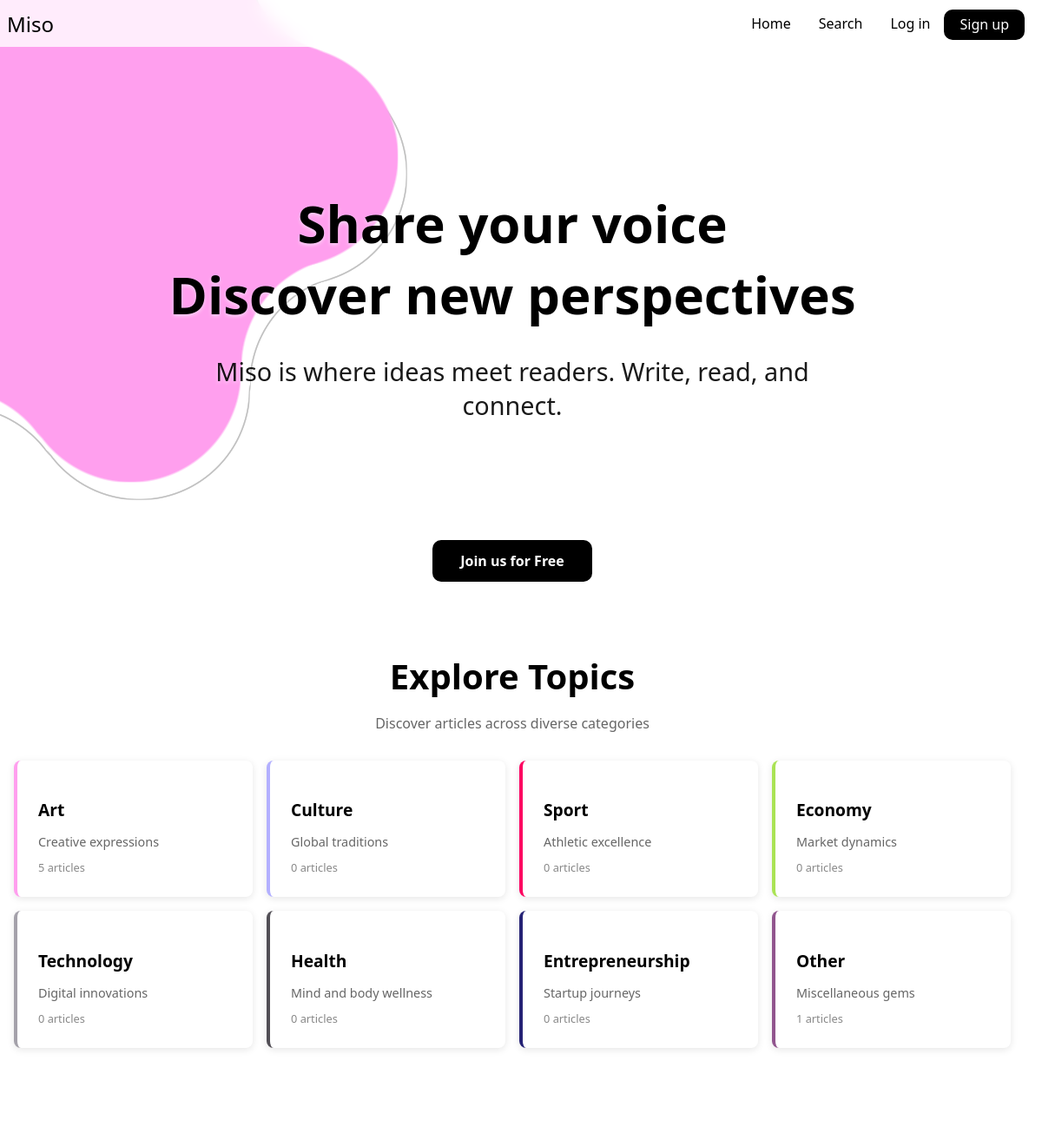
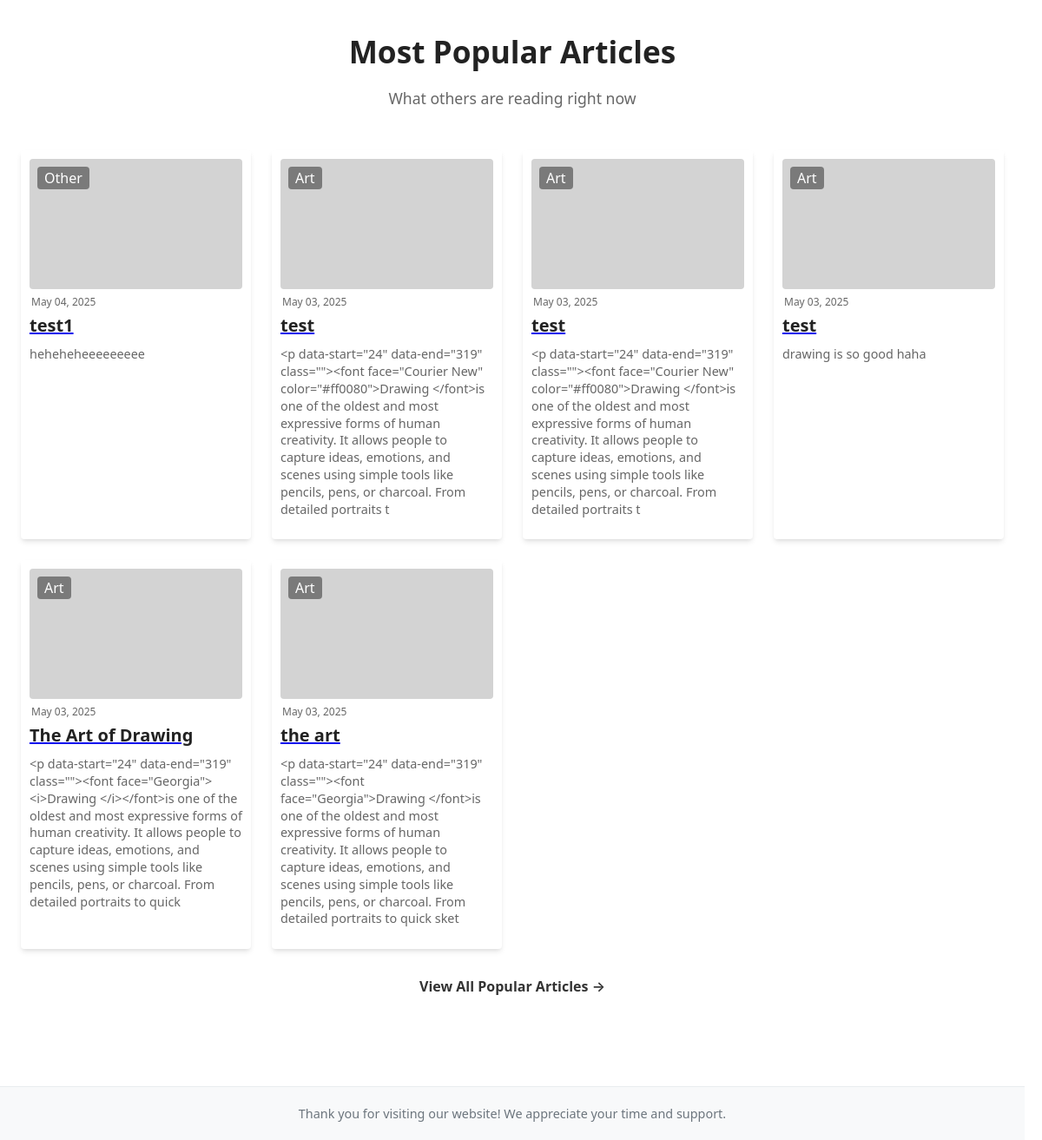
The page / on the database its author committed (2 pictures, top to bottom).
### app.py (models this page shows)
class Article(db.Model):
    id = db.Column(db.Integer, primary_key=True)
    title = db.Column(db.String(200), nullable=False)
    content = db.Column(db.Text, nullable=False)
    excerpt = db.Column(db.String(300))
    category = db.Column(db.String(50), nullable=False)
    date = db.Column(db.String(50), default=lambda: datetime.now(timezone.utc).strftime('%B %d, %Y'))
    image_url = db.Column(db.String(200), default='default_article.jpg')
    author_id = db.Column(db.Integer, db.ForeignKey('user.id'), nullable=False)

### app.py (the view)
@app.route('/')
def home():
    categories = [
        {'name': 'art', 'description': 'Creative expressions', 'color': '#FF9FEE'},
        {'name': 'culture', 'description': 'Global traditions', 'color': '#B3B0FF'},
        {'name': 'sport', 'description': 'Athletic excellence', 'color': '#FD0261'},
        {'name': 'economy', 'description': 'Market dynamics', 'color': '#aae354'},
        {'name': 'technology', 'description': 'Digital innovations', 'color': '#A4A1AA'},
        {'name': 'health', 'description': 'Mind and body wellness', 'color': '#524F56'},
        {'name': 'entrepreneurship', 'description': 'Startup journeys', 'color': '#252275'},
        {'name': 'other', 'description': 'Miscellaneous gems', 'color': '#91558e'}
    ]
    for category in categories:
        category['article_count'] = Article.query.filter_by(category=category['name']).count()
    articles = Article.query.order_by(Article.id.desc()).limit(6).all()
    return render_template('index.html', categories=categories, articles=articles)

### templates/index.html (shortened to what this page needs)
<!DOCTYPE html>
<html>
<head>
  <link rel="stylesheet" href="{{ url_for('static', filename='css/styles.css') }}">
</head>
<body>
  <div class="wavy-circle-first wavy-circle"></div>
  <div class="wavy-circle-second wavy-circle"></div>
  <div class="wavy-circle-third wavy-circle"></div>
  <nav class="navbar">
    <a href="{{ url_for('home') }}" class="mi">Miso</a>
    <div class="navbar-links">
      <ul>
        <li><a href="{{ url_for('home') }}">Home</a></li>
        <li><a href="{{ url_for('search_be') }}">Search</a></li>
        <li><a href="{{ url_for('login') }}">Log in</a></li>
        <li><a class="sign" href="{{ url_for('signup') }}">Sign up</a></li>
      </ul>
    </div>
  </nav>
  <section class="main">
    <div class="main-content">
      <h1>Share your voice <br>Discover new perspectives</h1>
      <p class="slogan">Miso is where ideas meet readers. Write, read, and connect.</p>
    </div>
  </section>
  <div style="display: flex; justify-content: center;" class="hc">
    <a class="join-button" href="{{ url_for('signup') }}">Join us for Free</a>
  </div>
  <section class="categories">
    <div class="categories-header">
      <h2>Explore Topics</h2>
      <p>Discover articles across diverse categories</p>
    </div>
    <div class="categories-grid">
      {% for category in categories %}
      <div class="category-card" style="--card-color: {{ category.color }};"
     onclick="window.location.href='{{ url_for('category_page', category_name=category.name) }}'">
        <h3>{{ category.name|capitalize }}</h3>
        <p class="category-desc">{{ category.description }}</p>
        <span class="article-count">{{ category.article_count }} articles</span>
      </div>
      {% endfor %}
    </div>
  </section>
  <section class="popular-articles">
    <div class="section-header">
      <h2>Most Popular Articles</h2>
      <p>What others are reading right now</p>
    </div>
    <div class="articles-grid">
      {% for article in articles %}
      <div class="card">
        <div class="header">
          <div class="image" style="background-image: url('{{ url_for('static', filename=article.image_url) }}')">
            <span class="tag">{{ article.category }}</span>
          </div>
          <div class="date">
            <span>{{ article.date }}</span>
          </div>
        </div>
        <div class="info">
          <a href="{{ url_for('article', id=article.id) }}" class="block">
            <span class="title">{{ article.title }}</span>
          </a>
          <p class="description">{{ article.excerpt }}</p>
        </div>
      </div>
      {% endfor %}
    </div>
    <a href="{{ url_for('search_be') }}" class="view-all">View All Popular Articles →</a>
  </section>
  <footer class="site-footer">
    <div class="footer-content">
      <p>Thank you for visiting our website! We appreciate your time and support.</p>
    </div>
  </footer>
  </body>
</html>

### rows shown on the page
Article: name "Other", description "Miscellaneous gems", article_count "1", category "Other", date "May 04, 2025", title "test1", excerpt "heheheheeeeeeeee"
Article: category "Art", date "May 03, 2025", title "test", excerpt "<p data-start=\"24\" data-end=\"319\" class=\"\"><font face=\"Courier New\" color=\"#ff0080\">Drawing </font>is one of the oldest and most expressive forms of human creativity. It allows people to capture ideas, emotions, and scenes using simple tools like pencils, pens, or charcoal. From detailed portraits t"
Article: category "Art", date "May 03, 2025", title "test", excerpt "<p data-start=\"24\" data-end=\"319\" class=\"\"><font face=\"Courier New\" color=\"#ff0080\">Drawing </font>is one of the oldest and most expressive forms of human creativity. It allows people to capture ideas, emotions, and scenes using simple tools like pencils, pens, or charcoal. From detailed portraits t"
Article: category "Art", date "May 03, 2025", title "test", excerpt "drawing is so good haha"
Article: category "Art", date "May 03, 2025", title "The Art of Drawing", excerpt "<p data-start=\"24\" data-end=\"319\" class=\"\"><font face=\"Georgia\"><i>Drawing </i></font>is one of the oldest and most expressive forms of human creativity. It allows people to capture ideas, emotions, and scenes using simple tools like pencils, pens, or charcoal. From detailed portraits to quick"
Article: category "Art", date "May 03, 2025", title "the art", excerpt "<p data-start=\"24\" data-end=\"319\" class=\"\"><font face=\"Georgia\">Drawing </font>is one of the oldest and most expressive forms of human creativity. It allows people to capture ideas, emotions, and scenes using simple tools like pencils, pens, or charcoal. From detailed portraits to quick sket"

### other values the page prints
{{ category.name|capitalize }} "Art" "Culture" "Sport" "Economy" "Technology" "Health" "Entrepreneurship"
{{ category.description }} "Creative expressions" "Global traditions" "Athletic excellence" "Market dynamics" "Digital innovations" "Mind and body wellness" "Startup journeys"
{{ category.article_count }} "5" "0" "0" "0" "0" "0" "0"
